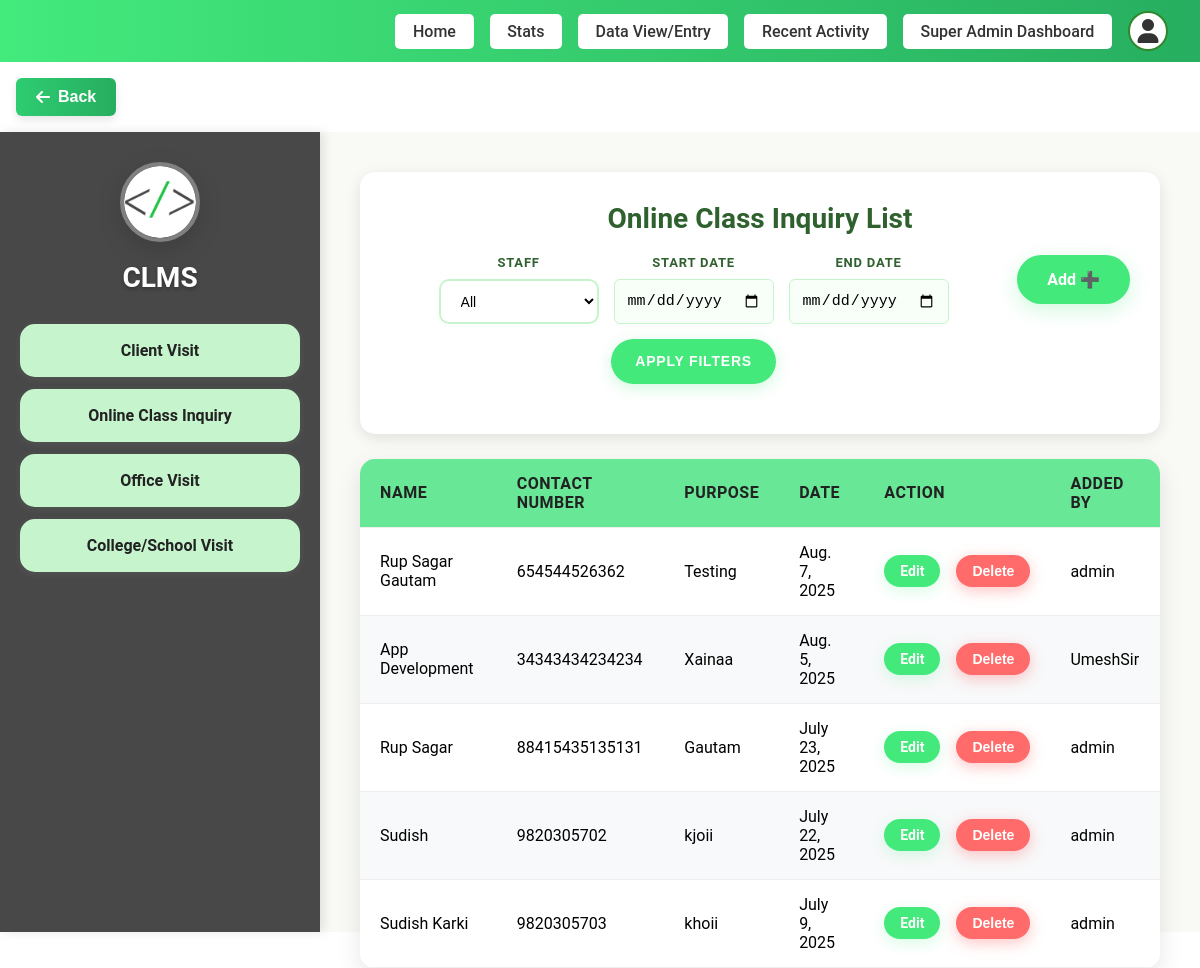
Screenshot of /add-dashboard/online-class/list/ (signed in) with the database file from the repository.
### staff/models.py (models this page shows, shortened)
class OnlineClassInquiry(models.Model):
    user = models.ForeignKey(User, on_delete=models.CASCADE)
    name = models.CharField(max_length=100)
    contact = models.CharField(max_length=20)
    purpose = models.CharField(max_length=255)
    date = models.DateField()

### staff/views.py (the view)
# urls.py: path('online-class/list/', views.online_class_list, name='online_class_list'),
@login_required
def online_class_list(request):
    if request.user.is_superuser:
        online_classes = OnlineClassInquiry.objects.all().order_by('-date')
        staff_filter = request.GET.get('staff')
        if staff_filter and staff_filter != 'all':
            online_classes = online_classes.filter(user_id=staff_filter)
        start_date = request.GET.get('start_date')
        end_date = request.GET.get('end_date')
        if start_date:
            try:
                start_date = datetime.strptime(start_date, '%Y-%m-%d').date()
                online_classes = online_classes.filter(date__gte=start_date)
            except ValueError:
                pass
        if end_date:
            try:
                end_date = datetime.strptime(end_date, '%Y-%m-%d').date()
                online_classes = online_classes.filter(date__lte=end_date)
            except ValueError:
                pass
        staff_users = User.objects.filter(is_staff=True).order_by('username')
    else:
        online_classes = OnlineClassInquiry.objects.filter(user=request.user).order_by('-date')
        staff_users = None
    paginator = Paginator(online_classes, 5)  # Show 5 items per page
    page = request.GET.get('page')
    try:
        online_classes = paginator.page(page)
    except PageNotAnInteger:
        online_classes = paginator.page(1)
    except EmptyPage:
        online_classes = paginator.page(paginator.num_pages)
    return render(request, 'pages/staff/Online_Class.html', {
        'online_classes': online_classes,
        'staff_users': staff_users,
        'current_filters': {
            'staff': request.GET.get('staff', ''),
            'start_date': request.GET.get('start_date', ''),
            'end_date': request.GET.get('end_date', ''),
        }
    })

### templates/pages/staff/Online_Class.html (shortened to what this page needs)
{% load static %}
<!DOCTYPE html>
<html lang="en">
<head>
  <link rel="stylesheet" href="{% static 'css/Visit.css' %}?v=1.2">
  <link rel="stylesheet" href="{% static 'css/dltvisit.css' %}?v=1.2">
</head>
{% include "layouts/header.html" %}
<body>
  <div class="container">
    <div class="sidebar">
      <div class="logo">
        <a href="{% url 'add_dashboard' %}">
         <img src="{% static 'assets/favicon.png' %}" alt="Logo">
        </a>
      </div>
      <h2>CLMS</h2>
      <ul>
        <li><a href="{% url 'client_visit_list' %}">Client Visit</a></li>
        <li><a href="{% url 'online_class_list' %}">Online Class Inquiry</a></li>
        <li><a href="{% url 'office_visit_list' %}">Office Visit</a></li>
        <li><a href="{% url 'college_visit_list' %}">College/School Visit</a></li>
      </ul>
    </div>
    <div class="main-content">
      <div class="header">
        <h2>Online Class Inquiry List</h2>
        <div class="header-controls">
          <a href="{% url 'add_dashboard' %}" class="add-btn">Add ➕</a>
          {% if user.is_superuser and staff_users %}
          <div class="filter-container">
            <form method="GET" class="filter-form" style="display: flex; align-items: center; gap: 15px; flex-wrap: wrap;">
              <div class="filter-item">
                <label for="staff">Staff</label>
                <select name="staff" id="staff">
                  <option value="all" {% if current_filters.staff == 'all' or not current_filters.staff %}selected{% endif %}>All</option>
                </select>
              </div>
              <div class="filter-item">
                <label for="start_date">Start Date</label>
                <input type="date" name="start_date" id="start_date" value="{{ current_filters.start_date }}" placeholder="yyyy-mm-dd">
              </div>
              <div class="filter-item">
                <label for="end_date">End Date</label>
                <input type="date" name="end_date" id="end_date" value="{{ current_filters.end_date }}" placeholder="yyyy-mm-dd">
              </div>
              <button type="submit" class="apply-btn">Apply Filters</button>
            </form>
          </div>
          {% endif %}
        </div>
      </div>
      <table>
        <thead>
          <tr>
            <th>Name</th>
            <th>Contact Number</th>
            <th>Purpose</th>
            <th>Date</th>
            <th>Action</th>
            <th>Added By</th>
          </tr>
        </thead>
        <tbody>
          {% for inquiry in online_classes %}
          <tr class="{% cycle 'white-row' 'green-row' %}">
            <td>{{ inquiry.name }}</td>
            <td>{{ inquiry.contact }}</td>
            <td>{{ inquiry.purpose }}</td>
            <td>{{ inquiry.date }}</td>
            <td>
              <div class="action-buttons">
                <a href="{% url 'edit_online' inquiry.id %}" class="edit-btn">Edit</a>
                <button class="delete-btn" onclick="showOnlineClassDeleteConfirmation('{{ inquiry.id }}', '{{ inquiry.name }}')">Delete</button>
              </div>
            </td>
            <td>{{ inquiry.user.username }}</td>
          </tr>
          {% empty %}
          <tr>
            <td colspan="5">No online class inquiries available.</td>
          </tr>
          {% endfor %}
        </tbody>
      </table>
    </div>
  </div>
</body>
</html>

### static/css/dltvisit.css (style rules this page uses)
.action-buttons { display: flex; gap: 8px; align-items: center; justify-content: flex-start; }
.edit-btn, .delete-btn { display: inline-block !important; vertical-align: middle; }
td:last-child { white-space: nowrap; }

### static/css/home.css (style rules this page uses)
body { background: #fff; margin: 0; font-family: 'Roboto', Arial, sans-serif; }

### rows the page displays
OnlineClassInquiry: name "Rup Sagar Gautam", contact "654544526362", purpose "Testing", date "Aug. 7, 2025", user.username "admin"
OnlineClassInquiry: name "App Development", contact "34343434234234", purpose "Xainaa", date "Aug. 5, 2025", user.username "UmeshSir"
OnlineClassInquiry: name "Rup Sagar", contact "88415435135131", purpose "Gautam", date "July 23, 2025", user.username "admin"
OnlineClassInquiry: name "Sudish", contact "9820305702", purpose "kjoii", date "July 22, 2025", user.username "admin"
OnlineClassInquiry: name "Sudish Karki", contact "9820305703", purpose "khoii", date "July 9, 2025", user.username "admin"
